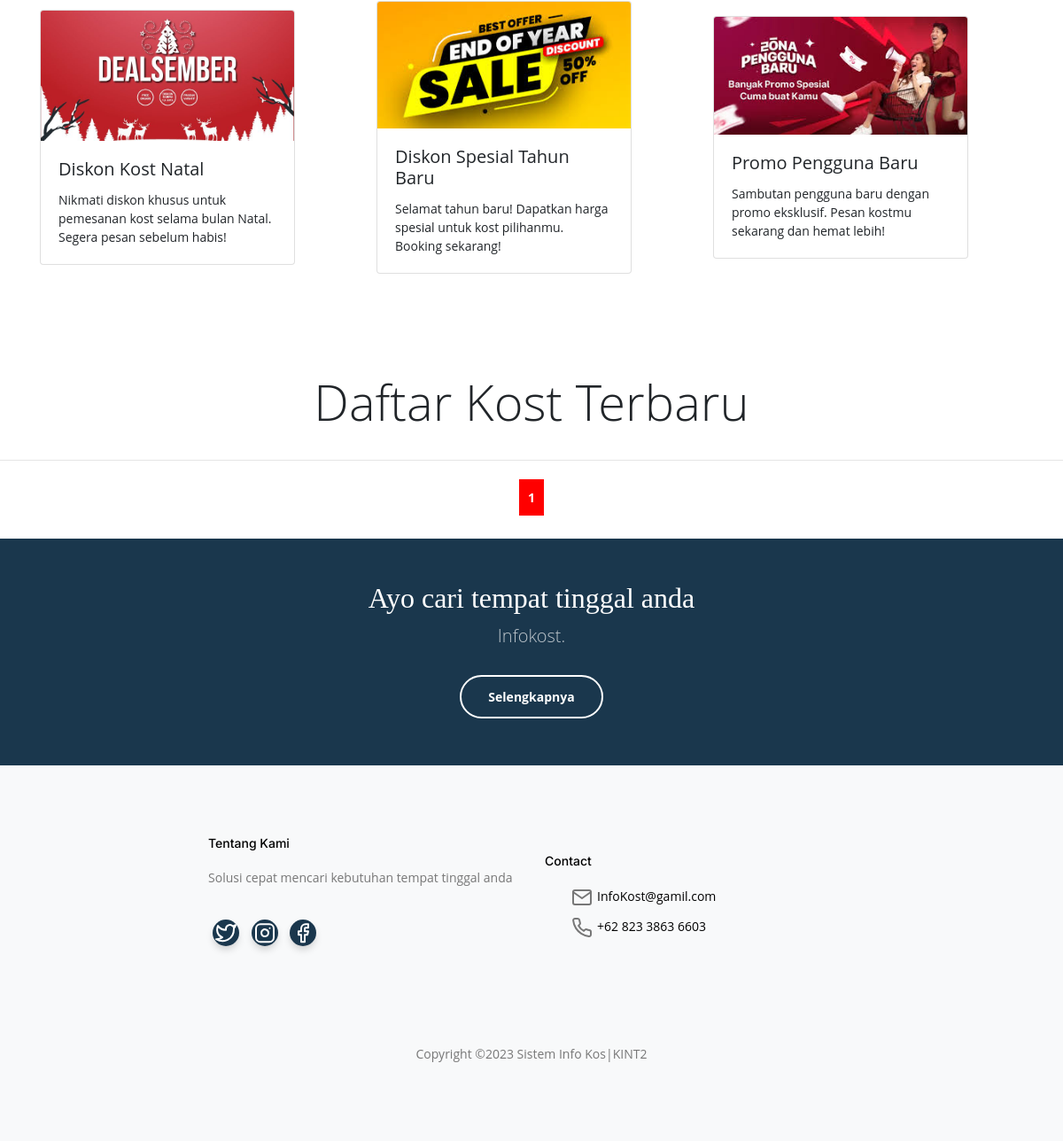
The page /?halaman=2 (lower part) on the database as committed earlier.
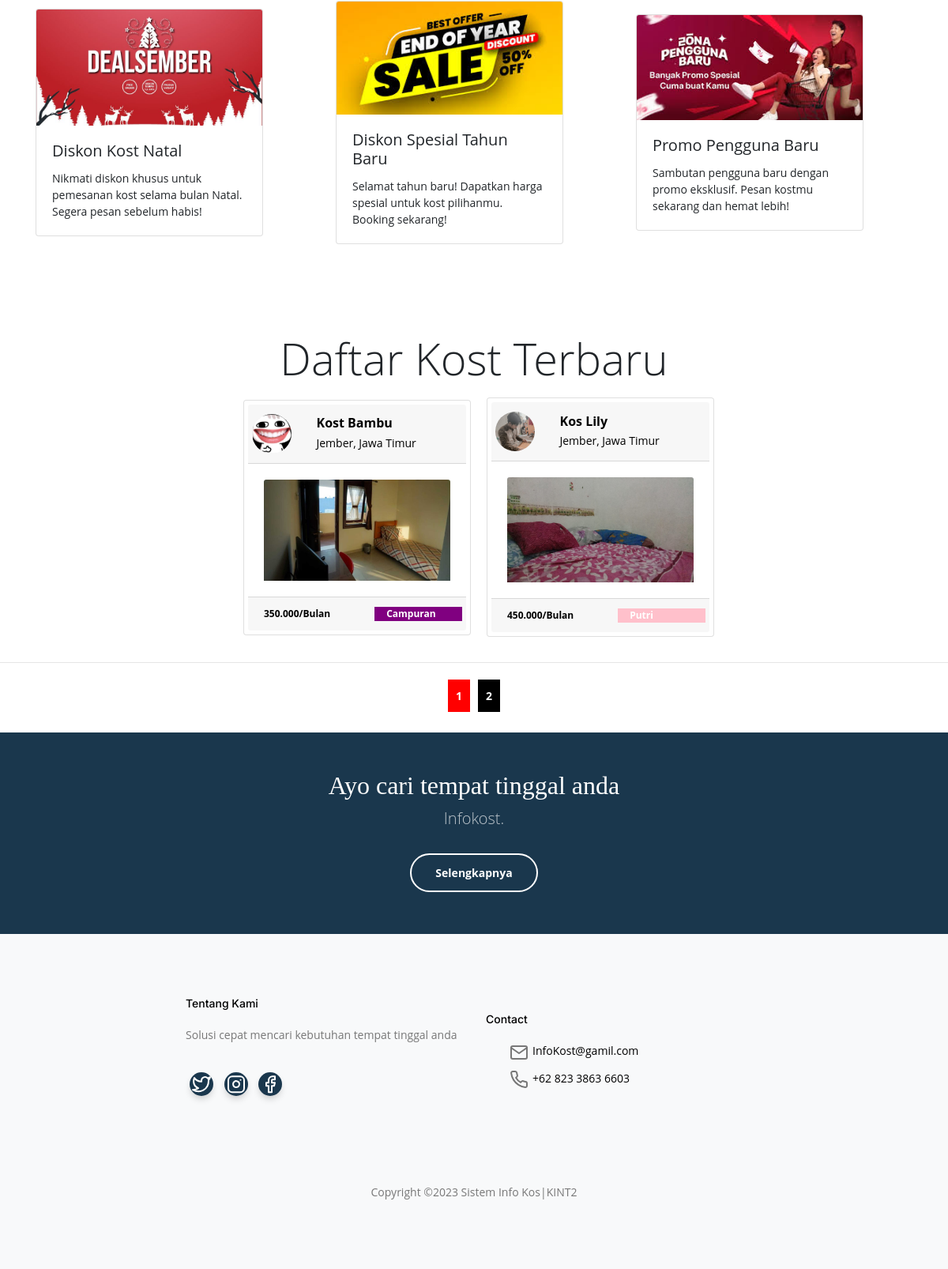
The same page on the database as committed later.
### tables this page shows
CREATE TABLE `kost` (
  `id_kost` int(11) NOT NULL,
  `nama_kost` varchar(255) NOT NULL,
  `tipe_kost` varchar(255) NOT NULL,
  `jenis_kost` varchar(255) NOT NULL,
  `jumlah_kamar` int(11) NOT NULL,
  `tanggal_tagih` date NOT NULL,
  `nama_pemilik` text NOT NULL,
  `nama_bank` text NOT NULL,
  `no_rekening` int(11) NOT NULL,
  `foto_bangunan_utama` varchar(255) NOT NULL,
  `foto_kamar` varchar(255) NOT NULL,
  `foto_kamar_mandi` varchar(255) NOT NULL,
  `foto_interior` varchar(255) NOT NULL,
  `provinsi` varchar(25) NOT NULL,
  `kota` varchar(25) NOT NULL,
  `kecamatan` varchar(25) NOT NULL,
  `kelurahan` varchar(25) NOT NULL,
  `alamat` varchar(255) NOT NULL,
  `harga_sewa` int(11) NOT NULL,
  `kontak` varchar(255) NOT NULL,
  `deskripsi` text NOT NULL,
  `id_pemilik` int(11) NOT NULL,
  `fasilitas_kost` text NOT NULL
);

CREATE TABLE `user` (
  `id` int(11) NOT NULL,
  `nama_lengkap` varchar(255) NOT NULL,
  `email` varchar(255) NOT NULL,
  `username` varchar(255) NOT NULL,
  `password` varchar(255) NOT NULL,
  `no_hp` varchar(255) NOT NULL,
  `foto_ktp` varchar(255) NOT NULL,
  `foto_profil` text NOT NULL,
  `roles` int(11) NOT NULL,
  `id_kost_saya` int(11) NOT NULL
);

### index.php (the view, shortened to what the changed rows need)
<?php
require('koneksi.php');
$jumlah_data_perhalaman = 4;
$jumlah_halaman = ceil($jumlah_data = mysqli_num_rows(mysqli_query($koneksi, "SELECT * FROM kost JOIN user ON kost.id_pemilik = user.id")) / $jumlah_data_perhalaman);
if (isset($_GET['halaman'])) {
  $halaman_aktif = $_GET['halaman'];
} else {
  $halaman_aktif = 1;
}
$awalData = ($jumlah_data_perhalaman * $halaman_aktif) - $jumlah_data_perhalaman;
$query = "SELECT * FROM kost  INNER JOIN user ON kost.id_pemilik = user.id LIMIT $awalData,$jumlah_data_perhalaman";
$data = mysqli_query($koneksi, $query);
function minfas($idkost, $tipe_kost)
{
  global $koneksi;
  $cost = mysqli_query($koneksi, "SELECT min(biaya_fasilitas) FROM kamar WHERE id_kost=$idkost");
  $p = mysqli_fetch_array($cost);
  if ($tipe_kost == "Bulan") {
    return $p['min(biaya_fasilitas)'];
  } else if ($tipe_kost == "Tahun") {
    return $p['min(biaya_fasilitas)'] * 12;
  }
}
?>
<!doctype html>
<html lang="en">
<head>
  <link rel="stylesheet" href="css/bootstrap.min.css">
  <link rel="stylesheet" href="css/owl.carousel.min.css">
  <link rel="stylesheet" href="css/owl.theme.default.min.css">
  <link rel="stylesheet" href="css/jquery.fancybox.min.css">
  <link rel="stylesheet" href="fonts/icomoon/style.css">
  <link rel="stylesheet" href="fonts/flaticon/font/flaticon.css">
  <link rel="stylesheet" href="css/daterangepicker.css">
  <link rel="stylesheet" href="css/aos.css">
  <link rel="stylesheet" href="css/style.css">
  <link href="assets/vendor/swiper/swiper-bundle.min.css" rel="stylesheet">
  <link href="assets/css/main.css" rel="stylesheet">
</head>
<body>
<br><br><br>
      <div class="row">
      <div class="row kartu">
        <?php while ($d = mysqli_fetch_array($data)) {
        ?>
          <div class="card mx-1 ml-3 mb-3" style="width: 18rem;">
            <a href="kost/tampilan-kost.php?id_kost=<?php echo $d['id_kost'] ?>">
              <div class="card-header">
                <div class="row">
                  <div class="col-md-3">
                    <div class="row">
                      <img src="img/profil/<?php echo $d['foto_profil'] ?>" class="thumbnail img-responsive rounded-circle mr-3" height="50px" width="50px" alt="avatar">
                    </div>
                  </div>
                  <div class="col">
                    <div class="card-text">
                      <h6 class="card-title font-weight-bold mb-1"><?php echo $d['nama_kost'] ?></h6>
                      <p class="card-text"><?php echo $d['kota'] . ', ' . $d['provinsi'] ?></p>
                    </div>
                  </div>
                </div>
              </div>
              <div class="card-body">
                <img height="" class="card-img-top" src="img/foto_kost/kamar/<?php echo $d['foto_kamar'] ?>" alt="Card image cap">
              </div>
              <div class="card-footer">
                <div class="row">
                  <div class="col-md-7" style="font-size:12px;font-weight:bold"><?php echo number_format($d['harga_sewa'] + minfas($d['id_kost'], $d['tipe_kost']), 0, ',', '.') . '/' . $d['tipe_kost'] ?></div>
                  <?php
                  if ($d['jenis_kost'] == "Putri") {
                  ?>
                    <div class="col" style="background-color:pink;font-size:12px;font-weight:bold;color:white"><?php echo $d['jenis_kost'] ?></div>
                  <?php
                  } else if ($d['jenis_kost'] == "Putra") {
                  ?>
                    <div class="col" style="background-color:black;font-size:12px;font-weight:bold;color:white"><?php echo $d['jenis_kost'] ?></div>
                  <?php
                  } else if ($d['jenis_kost'] == "Campuran") {
                  ?>
                    <div class="col" style="background-color:purple;font-size:12px;font-weight:bold;color:white"><?php echo $d['jenis_kost'] ?></div>
                  <?php } ?>
                </div>
              </div>
            </a>
         </div>
        <?php
      } ?>
      </div>
    </div>
    <div class="row text-center">
      <?php for ($i = 1; $i <= $jumlah_halaman; $i++) : ?>
        <?php if ($i == $halaman_aktif) : ?>
          <a style="font-weight: bold;background-color:black;padding:10px;color:white;" href="?halaman=<?php echo $i ?>"><?php echo $i ?></a>
        <?php else : ?>
          <a style="font-weight: bold;background-color:red;padding:10px;color:white" href="?halaman=<?php echo $i ?>"><?php echo $i ?></a>
        <?php endif; ?>
      <?php endfor; ?>
    </div>
  <br>
  <div class="py-5 cta-section">
    <div class="container">
      <div class="row text-center">
        <div class="col-md-12">
          <h2 class="mb-2 text-white">Ayo cari tempat tinggal anda</h2>
        </div>
      </div>
    </div>
  </div>
</body>
</html>

Rows that differ between the two databases and show on the page:
added kost: id_pemilik.foto_profil (picture), nama_kost "Kost Bambu", kota "Jember", provinsi "Jawa Timur", foto_kamar (picture), tipe_kost "350.000", tipe_kost "Bulan", jenis_kost "Campuran"
added kost: id_pemilik.foto_profil (picture), nama_kost "Kos Lily", kota "Jember", provinsi "Jawa Timur", foto_kamar (picture), tipe_kost "450.000", tipe_kost "Bulan", jenis_kost "Putri"
Other text that changed with them:
new list line: "2"
